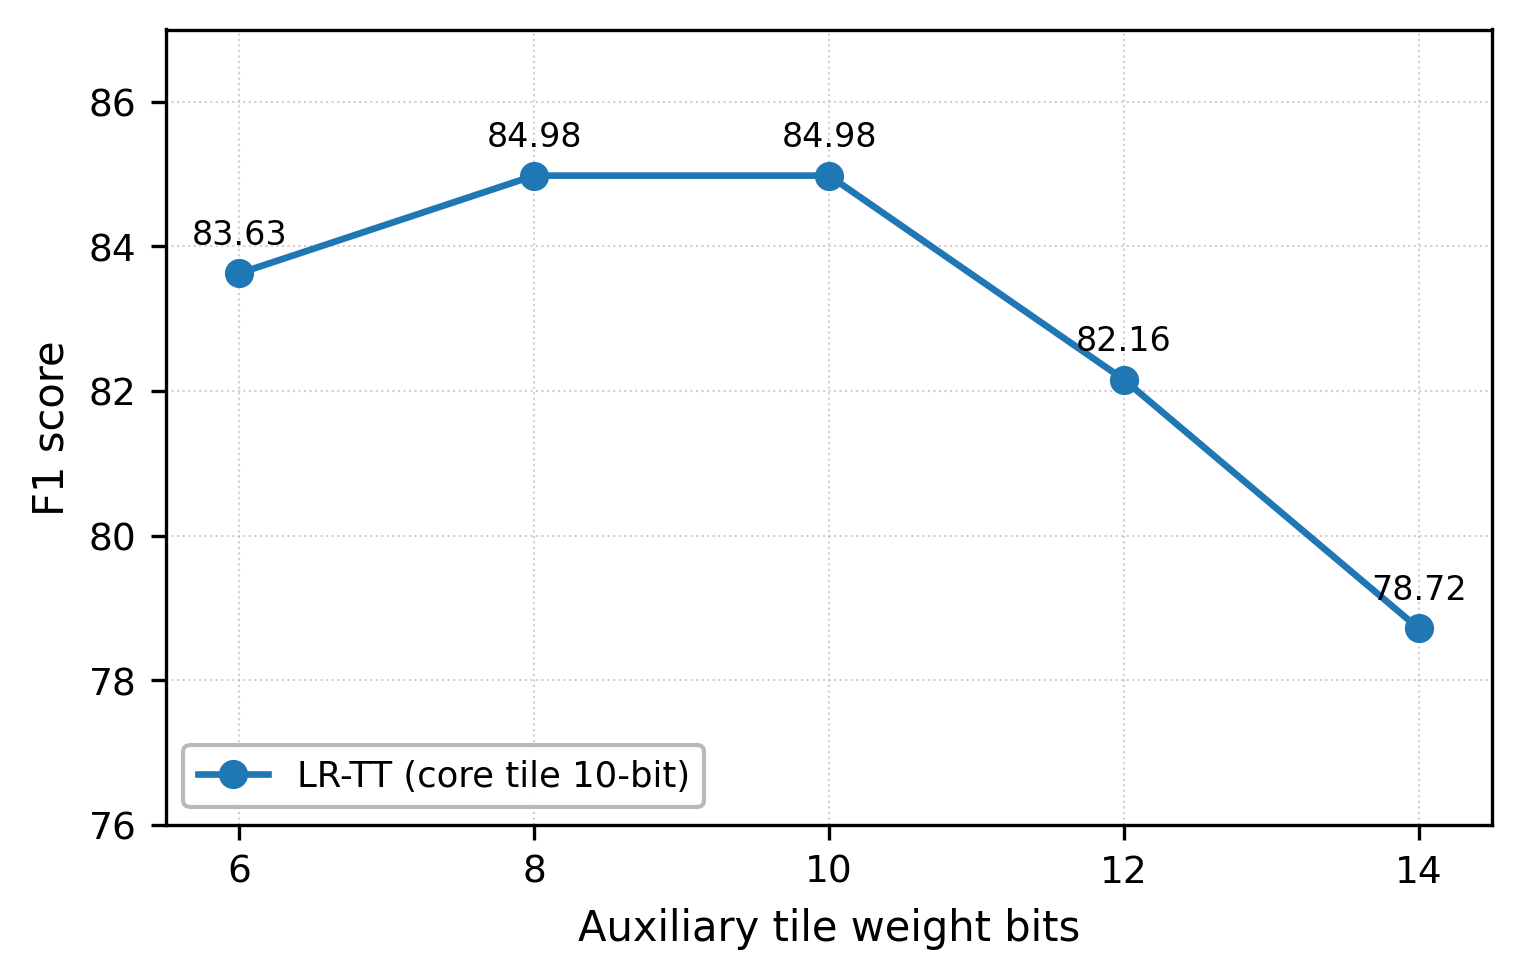

Generate this figure with Python:
"""Figure 5(g): A/B (auxiliary) tile bit sweep — per-bit optimized, constantstepideal."""
import json
import numpy as np
import matplotlib
matplotlib.use('Agg')
import matplotlib.pyplot as plt
import matplotlib.ticker as ticker

data = [
    {'bits': 6,  'f1': 83.63, 'trial': 'T322'},
    {'bits': 8,  'f1': 84.98, 'trial': 'T290'},
    {'bits': 10, 'f1': 84.98, 'trial': 'T267'},
    {'bits': 12, 'f1': 82.16, 'trial': 'T242'},
    {'bits': 14, 'f1': 78.72, 'trial': 'T347'},
]

bits = [d['bits'] for d in data]
f1s  = [d['f1']   for d in data]

plt.rcParams.update({
    'font.size': 9, 'axes.labelsize': 10,
    'xtick.labelsize': 9, 'ytick.labelsize': 9,
    'axes.linewidth': 0.8,
})

fig, ax = plt.subplots(figsize=(5.0, 3.2))
ax.plot(bits, f1s, 'o-', color='#1f77b4', linewidth=1.6, markersize=6, zorder=3,
        label='LR-TT (core tile 10-bit)')

for b, f in zip(bits, f1s):
    ax.annotate(f'{f:.2f}', (b, f),
                textcoords='offset points', xytext=(0, 7),
                fontsize=8, ha='center')

ax.legend(loc='lower left', fontsize=8.5, framealpha=0.9, edgecolor='0.7')

ax.set_xlabel('Auxiliary tile weight bits')
ax.set_ylabel('F1 score')
ax.set_xticks(bits)
ax.set_xlim(bits[0] - 0.5, bits[-1] + 0.5)
ax.set_ylim(76, 87)
ax.grid(True, linestyle=':', linewidth=0.5, alpha=0.6)
fig.tight_layout(pad=0.5)

OUT = '/root/LRTT/examples/bert/results/plots/fig5g_ab_bit_sweep.png'
fig.savefig(OUT, dpi=300, bbox_inches='tight')
fig.savefig(OUT.replace('.png', '.svg'), bbox_inches='tight')
print(f'Saved: {OUT}')
